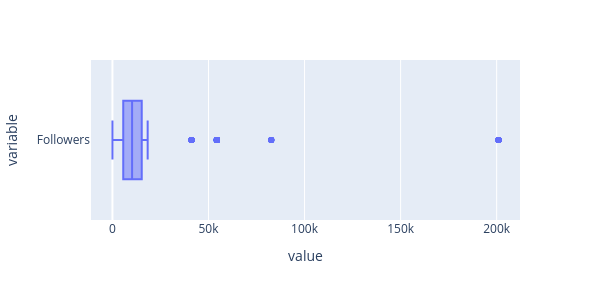
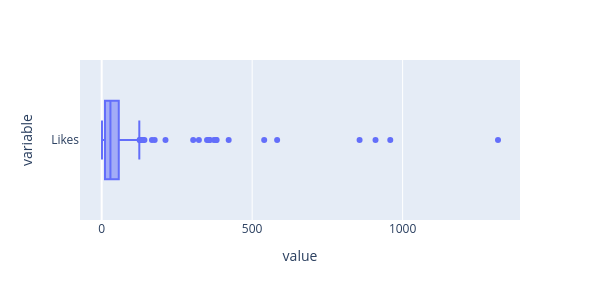
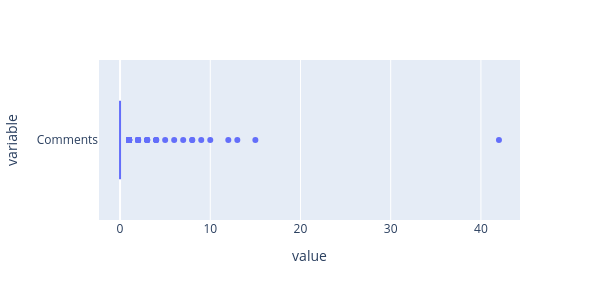

Here is the notebook cell these charts were saved with, in order:
### Code cell
outcols = outlier_detect(vdata)

### Figure 1 — Plotly figure (JSON) as saved in the notebook; plotly's stock layout.template omitted (floating-point values rounded to 4 significant figures; data arrays with more than 128 entries replaced by an {"elided": "..."} marker saying what was removed)
{"data": [{"alignmentgroup": "True", "hovertemplate": "value=%{x}<br>variable=%{y}<extra></extra>", "legendgroup": "", "marker": {"color": "#636efa"}, "name": "", "notched": false, "offsetgroup": "", "orientation": "h", "showlegend": false, "type": "box", "x": {"elided": "591 int values"}, "x0": " ", "xaxis": "x", "y": {"elided": "591 str values"}, "y0": " ", "yaxis": "y"}], "layout": {"boxmode": "group", "height": 300, "legend": {"tracegroupgap": 0}, "margin": {"t": 60}, "width": 600, "xaxis": {"anchor": "y", "domain": [0, 1], "title": {"text": "value"}}, "yaxis": {"anchor": "x", "domain": [0, 1], "title": {"text": "variable"}}}}

### Figure 2 — Plotly figure (JSON) as saved in the notebook; plotly's stock layout.template omitted (floating-point values rounded to 4 significant figures; data arrays with more than 128 entries replaced by an {"elided": "..."} marker saying what was removed)
{"data": [{"alignmentgroup": "True", "hovertemplate": "value=%{x}<br>variable=%{y}<extra></extra>", "legendgroup": "", "marker": {"color": "#636efa"}, "name": "", "notched": false, "offsetgroup": "", "orientation": "h", "showlegend": false, "type": "box", "x": {"elided": "591 int values"}, "x0": " ", "xaxis": "x", "y": {"elided": "591 str values"}, "y0": " ", "yaxis": "y"}], "layout": {"boxmode": "group", "height": 300, "legend": {"tracegroupgap": 0}, "margin": {"t": 60}, "width": 600, "xaxis": {"anchor": "y", "domain": [0, 1], "title": {"text": "value"}}, "yaxis": {"anchor": "x", "domain": [0, 1], "title": {"text": "variable"}}}}

### Figure 3 — Plotly figure (JSON) as saved in the notebook; plotly's stock layout.template omitted (floating-point values rounded to 4 significant figures; data arrays with more than 128 entries replaced by an {"elided": "..."} marker saying what was removed)
{"data": [{"alignmentgroup": "True", "hovertemplate": "value=%{x}<br>variable=%{y}<extra></extra>", "legendgroup": "", "marker": {"color": "#636efa"}, "name": "", "notched": false, "offsetgroup": "", "orientation": "h", "showlegend": false, "type": "box", "x": {"elided": "591 int values"}, "x0": " ", "xaxis": "x", "y": {"elided": "591 str values"}, "y0": " ", "yaxis": "y"}], "layout": {"boxmode": "group", "height": 300, "legend": {"tracegroupgap": 0}, "margin": {"t": 60}, "width": 600, "xaxis": {"anchor": "y", "domain": [0, 1], "title": {"text": "value"}}, "yaxis": {"anchor": "x", "domain": [0, 1], "title": {"text": "variable"}}}}
